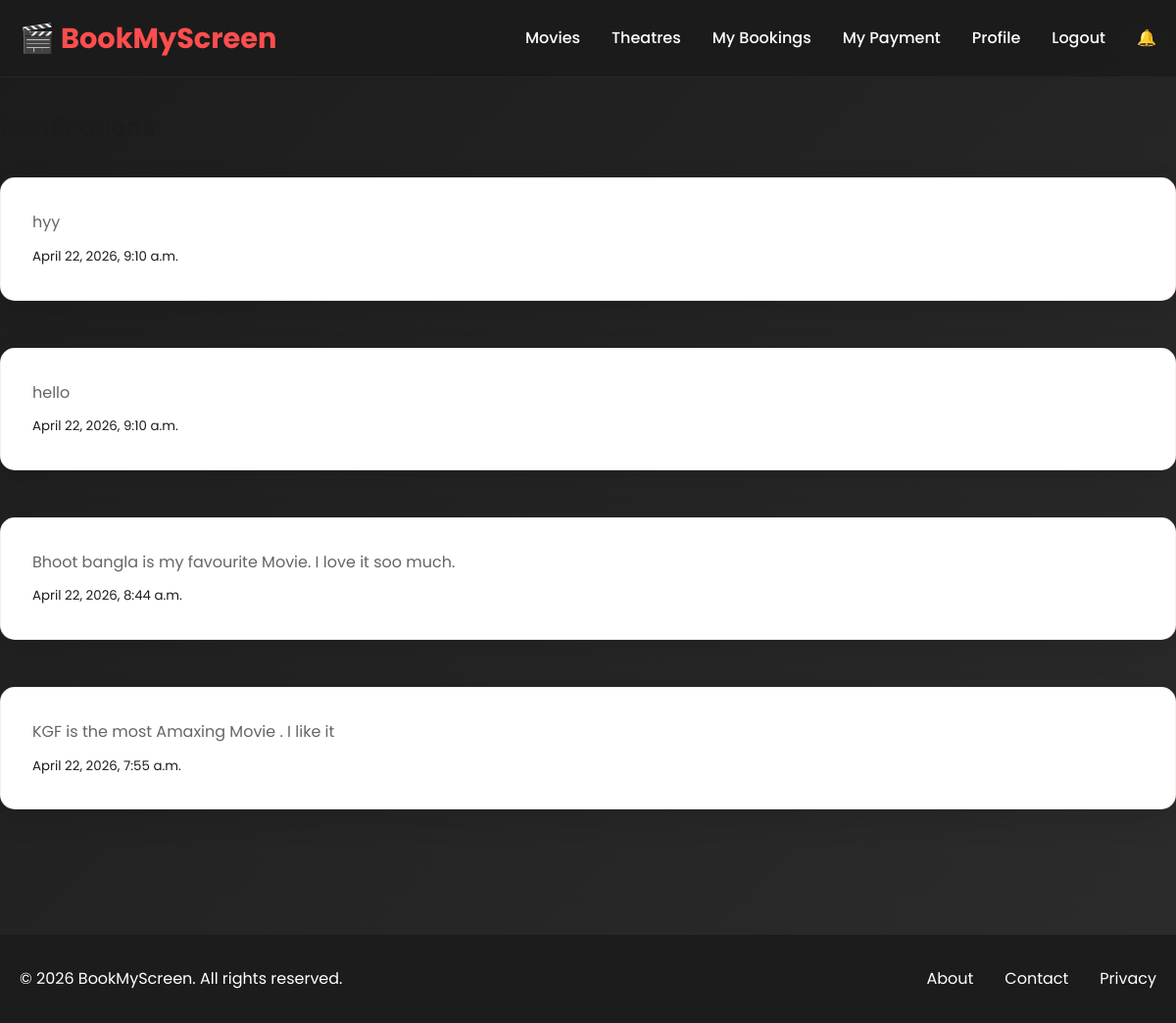
/notification/ (signed in), run on the app's committed database.
### notification/models.py (models this page shows, shortened)
class Notification(models.Model):
    user = models.ForeignKey(User, on_delete=models.CASCADE)
    message = models.TextField()
    is_read = models.BooleanField(default=False)
    created_at = models.DateTimeField(auto_now_add=True)

### notification/views.py (the view)
# urls.py: path('', views.notification_list, name='list'),
@login_required
def notification_list(request):
    notifications = Notification.objects.filter(user=request.user).order_by('-created_at')
    return render(request, 'notification/list.html', {'notifications': notifications})

### notification/templates/notification/list.html (shortened to what this page needs)
{% extends 'base.html' %}
{% block content %}
<h2>Notifications</h2>
<div class="notifications">
    {% for notification in notifications %}
    <div class="card {% if not notification.is_read %}unread{% endif %}">
        <p>{{ notification.message }}</p>
        <small>{{ notification.created_at }}</small>
    </div>
    {% endfor %}
</div>
{% endblock %}

### static/css/style.css (style rules this page uses)
* { margin: 0; padding: 0; box-sizing: border-box; }
body { font-family: 'Poppins', sans-serif; line-height: 1.6; color: #1c1c1c; background: linear-gradient(135deg, #1c1c1c 0%, #2c2c2c 100%); min-height: 100vh; animation: fadeIn 0.5s ease-in; }
.card { background: #ffffff; border-radius: 15px; box-shadow: 0 10px 30px rgba(0, 0, 0, 0.1); padding: 2rem; margin-bottom: 2rem; transition: transform 0.3s ease, box-shadow 0.3s ease; border: 1px solid rgba(255, 77, 77, 0.1); }
.card p { color: #666; margin-bottom: 0.5rem; }
.bookings, .payments, .notifications { display: grid; gap: 1rem; margin-top: 2rem; }
.loaded { animation: fadeInPage 0.5s ease-in; }

### data on the page
Notification: message "hyy", created_at "April 22, 2026, 9:10 a.m."
Notification: message "hello", created_at "April 22, 2026, 9:10 a.m."
Notification: message "Bhoot bangla is my favourite Movie. I love it soo much.", created_at "April 22, 2026, 8:44 a.m."
Notification: message "KGF is the most Amaxing Movie . I like it", created_at "April 22, 2026, 7:55 a.m."
